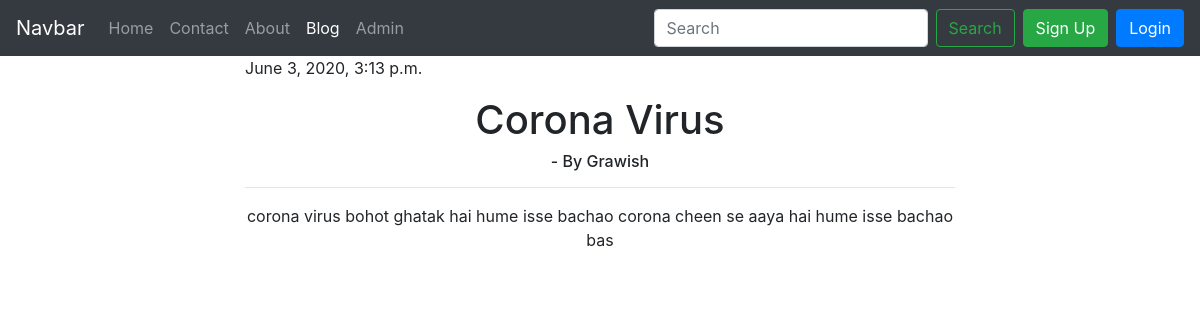
The app's page /blog/corona-virus with its own data.
### blog/models.py (models this page shows)
class Blogpost(models.Model):
    sno = models.AutoField(primary_key=True)
    title = models.CharField(max_length=100, default="")
    Content = models.TextField(max_length=10000, default="")
    author = models.CharField(max_length=10, default="")
    slug = models.CharField(max_length=100, default="")
    Timestamp = models.DateTimeField(blank=True)
    def __str__(self):
        return str(self.sno) + '. ' + self.title + ' by ' + self.author

### blog/views.py (the view)
# urls.py: path('<str:slug>', views.BlogPost, name='BlogPost'),
def BlogPost(request, slug):
    allposts = Blogpost.objects.all()
    mypost = ""
    exist = False
    if Blogpost.objects.filter(slug=slug).exists():
        mypost = Blogpost.objects.filter(slug=slug).first()
        exist = True
        print(mypost)
    return render(request, 'blog/blogPost.html', {'post': mypost, 'exist': exist})

### templates/blog/blogPost.html (shortened to what this page needs)
{% extends 'base.html' %}
{% block blog %}
    active
{% endblock %}
{% block body %}
    <div class="container" align="center">
        {% if exist %}
            <div class="col-8">
                <p align="left">{{ post.Timestamp }}</p>
                <h1 style="text-align: center;">{{ post.title }}</h1>
                <h6 style="text-align: center;">- By {{ post.author }}</h6>
                <hr>
                <p>{{ post.Content }}</p>
            </div>
        {% endif %}
    </div>
{% endblock %}

### records on screen
Blogpost: Timestamp "June 3, 2020, 3:13 p.m.", title "Corona Virus", author "Grawish", Content "corona virus bohot ghatak hai hume isse bachao corona cheen se aaya hai hume isse bachao bas"
